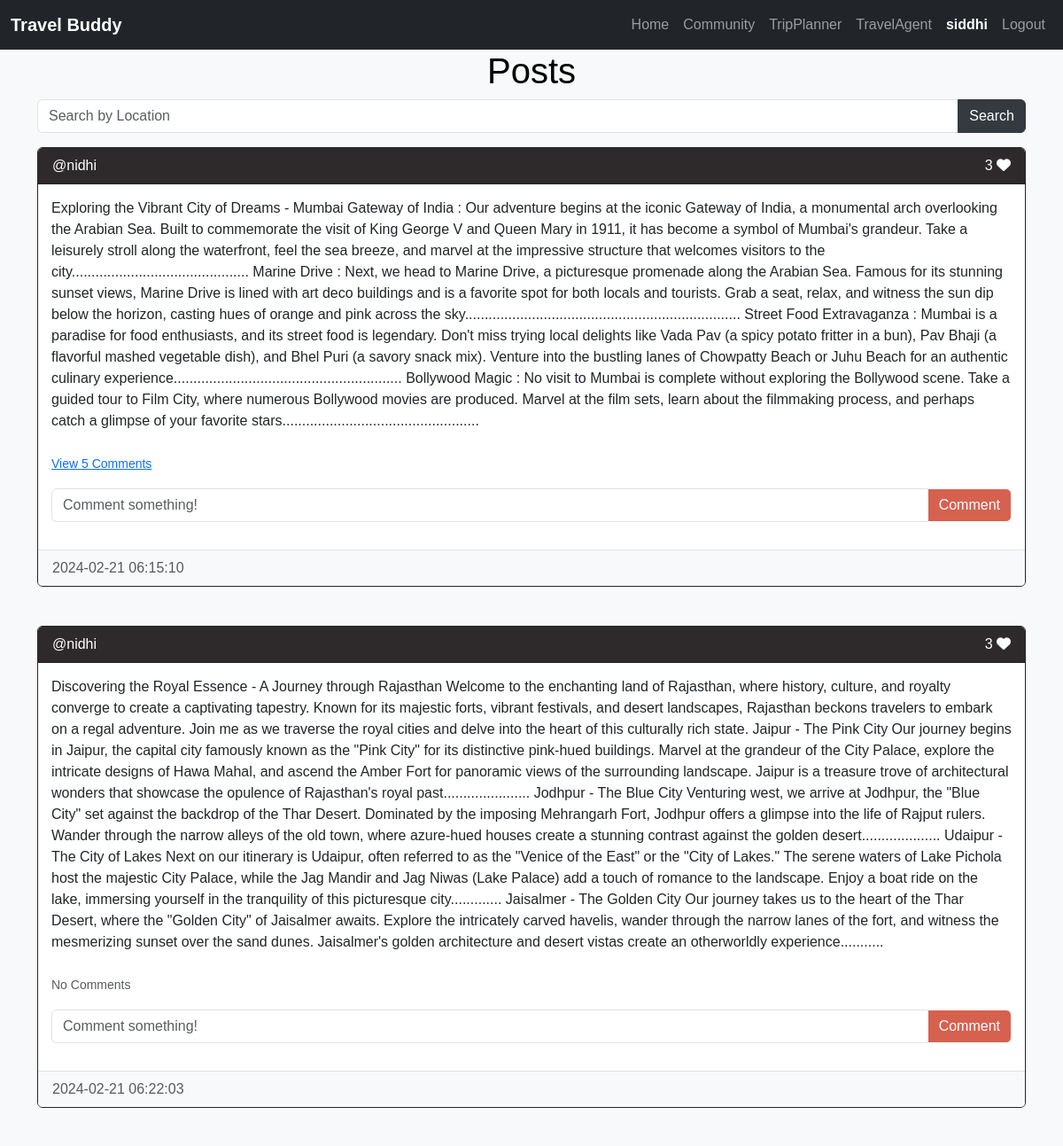
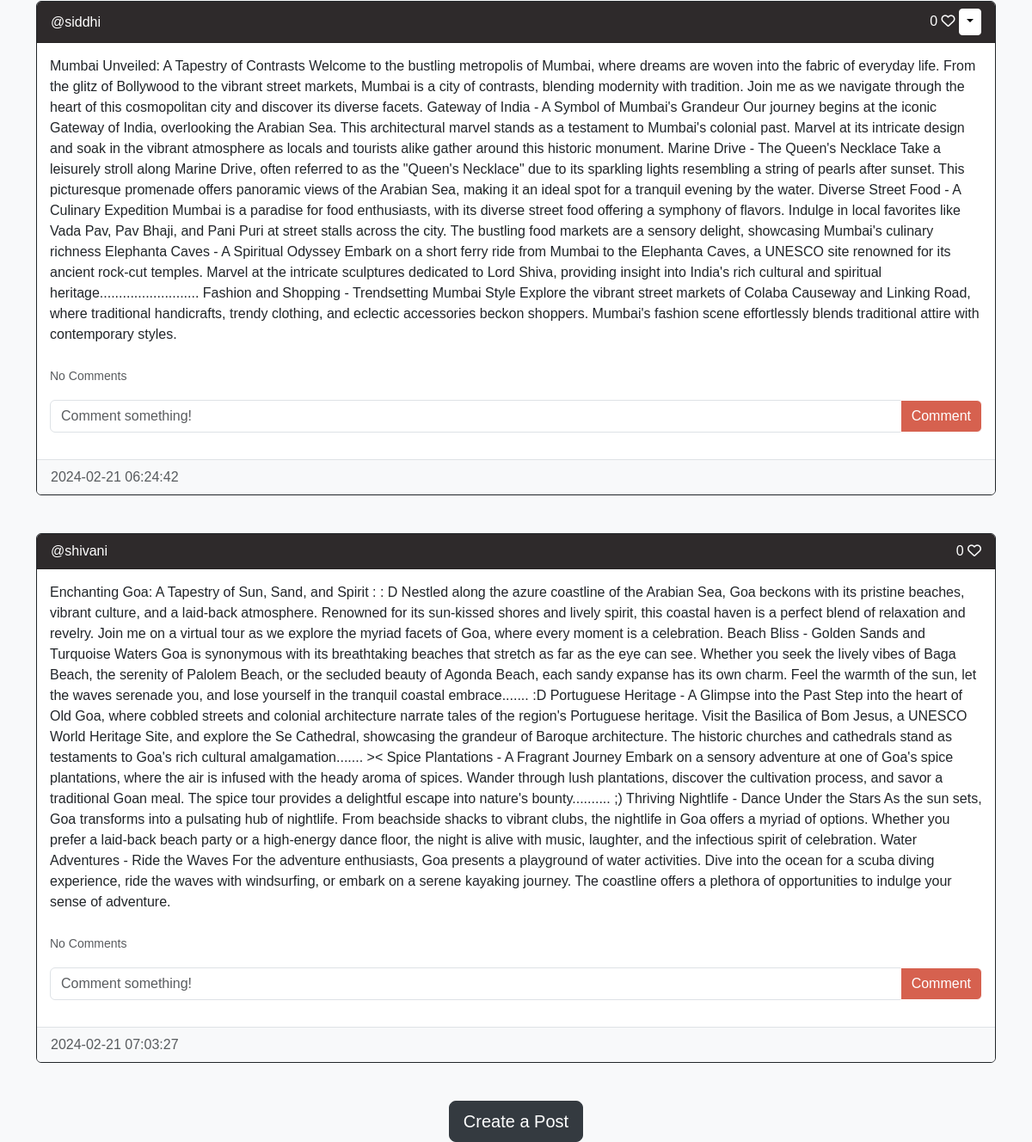
The app's page /home (signed in) with its own data (2 pictures, top to bottom).
### website/models.py (models this page shows)
class User(db.Model, UserMixin):
    id = db.Column(db.Integer, primary_key=True)
    email = db.Column(db.String(150), unique=True)
    username = db.Column(db.String(150), unique=True)
    password = db.Column(db.String(150))
    date_created = db.Column(db.DateTime(timezone=True), default=func.now())
    posts = db.relationship('Post', backref='user', passive_deletes=True)
    comments = db.relationship('Comment', backref='user', passive_deletes=True)
    likes = db.relationship('Like', backref='user', passive_deletes=True)

class Post(db.Model):
    id = db.Column(db.Integer, primary_key=True)
    text = db.Column(db.Text, nullable=False)
    date_created = db.Column(db.DateTime(timezone=True), default=func.now())
    author = db.Column(db.Integer, db.ForeignKey(
        'user.id', ondelete="CASCADE"), nullable=False)
    location = db.Column(db.String(255))
    comments = db.relationship('Comment', backref='post', passive_deletes=True)
    likes = db.relationship('Like', backref='post', passive_deletes=True)

### website/views.py (the view)
@views.route("/home", methods=['GET', 'POST'])
@login_required
def home():
    if request.method == 'POST':
        location = request.form.get('location')
        posts = Post.query.filter(Post.location.ilike(f"%{location}%")).all()
    else:
        posts = Post.query.all()
    return render_template("home.html", user=current_user, posts=posts)

### website/__init__.py (called while the page is built)
def create_app():
    app = Flask(__name__)
    app.config['SECRET_KEY'] = "helloworld"
    app.config['SQLALCHEMY_DATABASE_URI'] = f'sqlite:///{DB_NAME}'
    db.init_app(app)
    from .views import views
    from .auth import auth
    app.register_blueprint(views, url_prefix="/")
    app.register_blueprint(auth, url_prefix="/")
    from .models import User, Post, Comment, Like
    create_database(app)
    login_manager = LoginManager()
    login_manager.login_view = "auth.login"
    login_manager.init_app(app)
    @login_manager.user_loader
    def load_user(id):
        return User.query.get(int(id))
    return app

### website/templates/home.html
{% extends "posts_div.html" %} {% block title %}Home{% endblock %}

### website/templates/posts_div.html (shortened to what this page needs)
{% extends "base.html" %} {% block title %}Home{% endblock %} {% block content
%}
<h1>Posts</h1>
<form method="POST" class="mb-3">
  <div class="input-group">
    <input
      type="text"
      class="form-control"
      name="location"
      placeholder="Search by Location"
    />
    <button type="submit" class="btn btn-dark">Search</button>
  </div>
</form>
<div id="posts">
  {% for post in posts %}
  <div class="card border-dark">
    <div class="card-header d-flex justify-content-between align-items-center">
      <a
        href="/posts/{{post.user.username}}"
        style="text-decoration: none; color: inherit"
      >
        @{{post.user.username}}
      </a>
      <div>
        <span id="likes-count-{{post.id}}"> {{ post.likes|length }}</span>
        {% if user.id in post.likes|map(attribute="author")|list %}
        <i
          class="fa-solid fa-heart"
          id="like-button-{{post.id}}"
          onclick="like({{post.id}})"
        ></i>
        {% else %}
        <i
          class="fa-regular fa-heart"
          id="like-button-{{post.id}}"
          onclick="like({{post.id}})"
        ></i>
        {% endif %} {% if user.id == post.author %}
        <div class="btn-group">
          <button
            type="button"
            class="btn btn-sm btn-info dropdown-toggle"
            data-bs-toggle="dropdown"
          ></button>
        </div>
        {% endif %}
      </div>
    </div>
    <div class="card-body">
      <div class="card-text">{{post.text}}</div>
      <br />
      <p class="card-text">
        {% if post.comments|length > 0 %}
        <a data-bs-toggle="collapse" href="#comments-{{post.id}}" role="button">
          <small>View {{post.comments|length}} Comments</small>
        </a>
        {% else %}
        <small class="text-muted">No Comments</small>
        {% endif %}
      </p>
      <form
        class="input-group mb-3"
        method="POST"
        action="/create-comment/{{post.id}}"
      >
        <input
          type="text"
          id="text"
          name="text"
          class="form-control"
          placeholder="Comment something!"
        />
        <button type="submit" class="btn btn-success">Comment</button>
      </form>
    </div>
    <div class="card-footer text-muted">{{post.date_created}}</div>
  </div>
  <br/ > {% endfor %}
</div>
{% block footer %}
<div align="center">
  <a href="/create-post"
    ><button type="button" class="btn btn-dark btn-lg">Create a Post</button></a
  >
</div>
{% endblock %} {% endblock %}

### website/templates/base.html (shortened to what this page needs)
<!DOCTYPE html>
<html lang="en">
  <head>
    <link
      href="https://cdn.jsdelivr.net/npm/bootstrap@5.3.2/dist/css/bootstrap.min.css"
      rel="stylesheet"
    />
  </head>
  <body>
    <nav class="navbar navbar-expand-lg navbar-dark bg-dark">
      <div class="container-fluid">
        <div class="navbar-brand">
          <strong style="color: white">Travel Buddy</strong>
        </div>
        <div class="collapse navbar-collapse" id="navbar">
          <div class="navbar-nav ms-auto">
            <a class="nav-item nav-link" href="/places">Home</a>
            <a class="nav-item nav-link" href="/home">Community</a>
            <a class="nav-item nav-link" href="/plan">TripPlanner</a>
            <a class="nav-item nav-link" href="/travel-agents">TravelAgent</a>
            {% if user.is_authenticated %}
            <a class="nav-item nav-link" href="/posts/{{ user.username }}">
              <strong style="color: white">{{ user.username }}</strong>
            </a>
            <a class="nav-item nav-link" href="/logout">Logout</a>
            {% else %}
            <a class="nav-item nav-link" href="/login">Login</a>
            <a class="nav-item nav-link" href="/sign-up">Sign Up</a>
            {% endif %}
          </div>
        </div>
      </div>
    </nav>
    <div class="container">{% block content %}{% endblock %}</div>
  </body>
</html>

### website/templates/posts_div.html (style rules this page uses)
body { font-family: "Arial", sans-serif; background-color: #f8f9fa; color: #343a40; }
h1 { text-align: center; color: #000000; }
form { margin-bottom: 20px; }
.card { margin-bottom: 20px; transition: background-color 0.3s; }
.card-header { background-color: #2e2a2b; color: #fff; }
.card-body { padding: 15px; }
.card-text { font-size: 16px; }
.card-footer { background-color: #f8f9fa; border-top: 1px solid #dee2e6; }
.btn-info { background-color: #ffffff; border-color: #ffffff; }
.btn-dark { background-color: #343a40; border-color: #343a40; }
.btn-success { background-color: #d6614f; border-color: #ffffff; }

### records on screen
User: username "siddhi"
Post: user.username "nidhi", likes|length "3", text "Exploring the Vibrant City of Dreams - Mumbai Gateway of India : Our adventure begins at the iconic Gateway of India, a monumental arch overlooking the Arabian Sea. Built to commemorate the visit of King George V and Queen Mary in 1911, it has become a symbol of Mumbai's grandeur. Take a leisurely stroll along the waterfront, feel the sea breeze, and marvel at the impressive structure that welcomes visitors to the city............................................. Marine Drive : Next, we head to Marine Drive, a picturesque promenade along the Arabian Sea. Famous for its stunning sunset views, Marine Drive is lined with art deco buildings and is a favorite spot for both locals and tourists.…", comments|length "5", date_created "2024-02-21 06:15:10"
Post: user.username "nidhi", likes|length "3", text "Discovering the Royal Essence - A Journey through Rajasthan Welcome to the enchanting land of Rajasthan, where history, culture, and royalty converge to create a captivating tapestry. Known for its majestic forts, vibrant festivals, and desert landscapes, Rajasthan beckons travelers to embark on a regal adventure. Join me as we traverse the royal cities and delve into the heart of this culturally rich state. Jaipur - The Pink City Our journey begins in Jaipur, the capital city famously known as the \"Pink City\" for its distinctive pink-hued buildings. Marvel at the grandeur of the City Palace, explore the intricate designs of Hawa Mahal, and ascend the Amber Fort for panoramic views of the…", shows "No Comments", date_created "2024-02-21 06:22:03"
Post: user.username "siddhi", likes|length "0", text "Mumbai Unveiled: A Tapestry of Contrasts Welcome to the bustling metropolis of Mumbai, where dreams are woven into the fabric of everyday life. From the glitz of Bollywood to the vibrant street markets, Mumbai is a city of contrasts, blending modernity with tradition. Join me as we navigate through the heart of this cosmopolitan city and discover its diverse facets. Gateway of India - A Symbol of Mumbai's Grandeur Our journey begins at the iconic Gateway of India, overlooking the Arabian Sea. This architectural marvel stands as a testament to Mumbai's colonial past. Marvel at its intricate design and soak in the vibrant atmosphere as locals and tourists alike gather around this historic…", shows "No Comments", date_created "2024-02-21 06:24:42"
Post: user.username "shivani", likes|length "0", text "Enchanting Goa: A Tapestry of Sun, Sand, and Spirit : : D Nestled along the azure coastline of the Arabian Sea, Goa beckons with its pristine beaches, vibrant culture, and a laid-back atmosphere. Renowned for its sun-kissed shores and lively spirit, this coastal haven is a perfect blend of relaxation and revelry. Join me on a virtual tour as we explore the myriad facets of Goa, where every moment is a celebration. Beach Bliss - Golden Sands and Turquoise Waters Goa is synonymous with its breathtaking beaches that stretch as far as the eye can see. Whether you seek the lively vibes of Baga Beach, the serenity of Palolem Beach, or the secluded beauty of Agonda Beach, each sandy expanse has…", shows "No Comments", date_created "2024-02-21 07:03:27"
